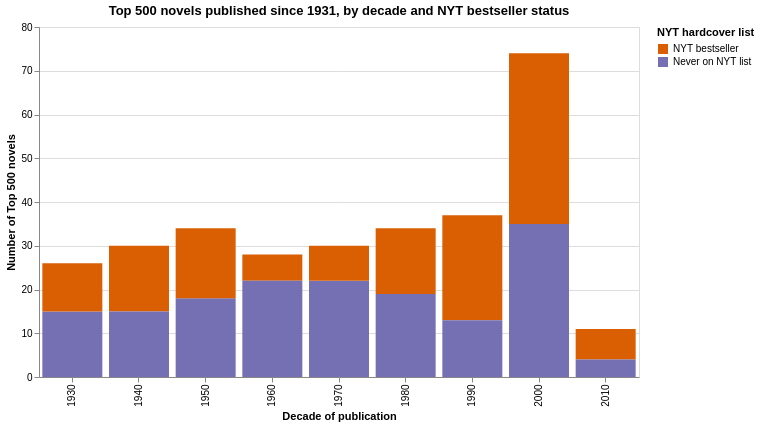

The notebook cell saved with this chart:
### Markdown cell above
### Chart 1: When were the bestselling "great novels" published?

We group the 1931+ novels by **decade of publication** and stack the bestsellers on top of the others. Hover over a bar segment to see the exact counts.

### Code cell
chart_decades = (
    alt.Chart(chart_df)
    .mark_bar()
    .encode(
        x=alt.X("decade:O", title="Decade of publication"),
        y=alt.Y("count():Q", title="Number of Top 500 novels"),
        color=status_color,
        order=alt.Order("nyt_status:N", sort="descending"),
        tooltip=[
            alt.Tooltip("decade:O", title="Decade"),
            alt.Tooltip("nyt_status:N", title="Group"),
            alt.Tooltip("count():Q", title="Novels"),
        ],
    )
    .properties(title="Top 500 novels published since 1931, by decade and NYT bestseller status", width=600, height=350)
)

chart_decades.save("charts/1_bestsellers_by_decade.png", scale_factor=2)
chart_decades

### Figure 1 — Vega-Lite specification as saved in the notebook (floating-point values rounded to 4 significant figures; data arrays with more than 128 entries replaced by an {"elided": "..."} marker saying what was removed)
{"config": {"view": {"continuousWidth": 300, "continuousHeight": 300}}, "data": {"name": "data-2673eaaa2b9bf72bf714c4c68e7b435c"}, "mark": {"type": "bar"}, "encoding": {"color": {"field": "nyt_status", "scale": {"domain": ["NYT bestseller", "Never on NYT list"], "range": ["#d95f02", "#7570b3"]}, "title": "NYT hardcover list", "type": "nominal"}, "order": {"field": "nyt_status", "sort": "descending", "type": "nominal"}, "tooltip": [{"field": "decade", "title": "Decade", "type": "ordinal"}, {"field": "nyt_status", "title": "Group", "type": "nominal"}, {"aggregate": "count", "title": "Novels", "type": "quantitative"}], "x": {"field": "decade", "title": "Decade of publication", "type": "ordinal"}, "y": {"aggregate": "count", "title": "Number of Top 500 novels", "type": "quantitative"}}, "height": 350, "title": "Top 500 novels published since 1931, by decade and NYT bestseller status", "width": 600, "$schema": "https://vega.github.io/schema/vega-lite/v6.1.0.json", "datasets": {"data-2673eaaa2b9bf72bf714c4c68e7b435c": {"elided": "304 records"}}}
